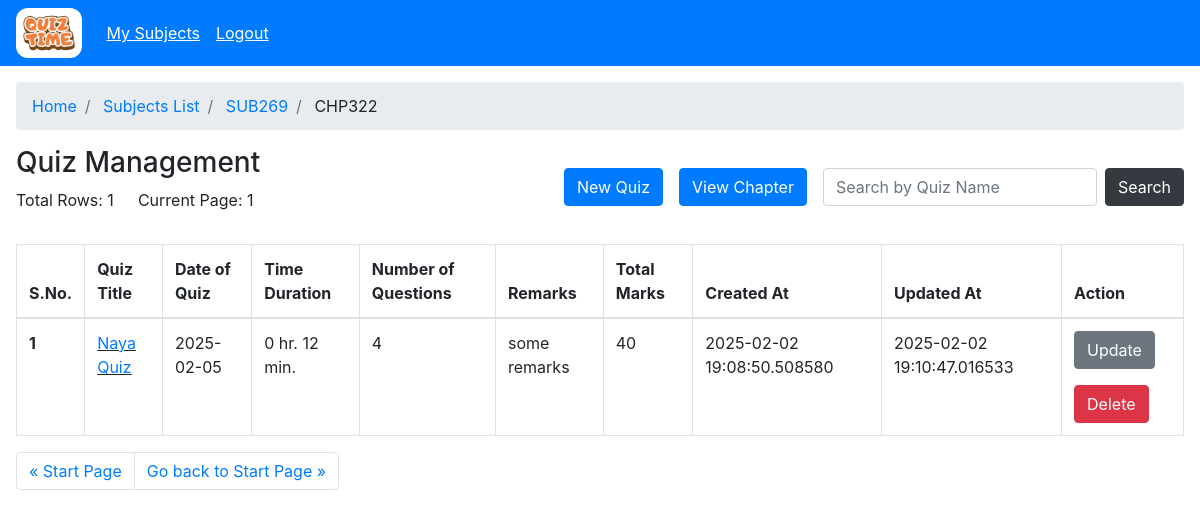
The app's page /admin/subject/chapter/view?sub_id=f1d6d388-4c0f-46a3-8036-060166cfd0fc&skip=0&take=25&chap_id=8249c6fd-31b0-445f-8bd9-0a77f9adf799 (signed in) with its own data.
### models/model.py (models this page shows)
class Subject(db.Model):
    __tablename__='subjects'
    id=db.Column(db.VARCHAR(100), primary_key=True)
    name=db.Column(db.VARCHAR(100), nullable=False)
    description=db.Column(db.VARCHAR(100), nullable=False)
    created_at=db.Column(db.TIMESTAMP, nullable=False)
    updated_at=db.Column(db.TIMESTAMP, nullable=False)
    code=db.Column(db.VARCHAR(100), nullable=False)

class Chapter(db.Model):
    __tablename__='chapters'
    id=db.Column(db.VARCHAR(100), primary_key=True)
    name=db.Column(db.VARCHAR(100), nullable=False)
    description=db.Column(db.VARCHAR(100), nullable=False)
    subject_id=db.Column(db.VARCHAR(100), db.ForeignKey('subjects.id'), nullable=False)
    created_at = db.Column(db.TIMESTAMP, nullable=False)
    updated_at = db.Column(db.TIMESTAMP, nullable=False)
    chapter_number=db.Column(db.Integer, nullable=False)
    code=db.Column(db.VARCHAR(100), nullable=False)
    pages=db.Column(db.Integer, nullable=False)

class Quiz(db.Model):
    __tablename__='quiz'
    id=db.Column(db.VARCHAR(100), primary_key=True)
    quiz_title=db.Column(db.VARCHAR(100), nullable=False)
    chapter_id=db.Column(db.VARCHAR(100), db.ForeignKey('chapters.id'), nullable=False)
    chapter_code=db.Column(db.VARCHAR(100), db.ForeignKey('chapters.code'), nullable=False)
    date_of_quiz=db.Column(db.DATE, nullable=False)
    time_duration_hr=db.Column(db.Integer, nullable=False)
    time_duration_min=db.Column(db.Integer, nullable=False)
    remarks=db.Column(db.VARCHAR(100), nullable=False)
    created_at=db.Column(db.TIMESTAMP, nullable=False)
    updated_at=db.Column(db.TIMESTAMP, nullable=False)
    number_of_questions=db.Column(db.Integer, nullable=False)
    user_id=db.Column(db.VARCHAR(100), db.ForeignKey('users.id'), nullable=True)
    total_marks=db.Column(db.Integer, nullable=False)

### controllers/admin/admin_subject.py (the view)
@subject.route("/chapter/view")
@login_required
@role_required("admin")
def view_chapter():
    skip = int(request.args.get('skip', 0))
    take = int(request.args.get('take', 25))
    where = request.args.get('where', '{}')
    sub_id = request.args.get("sub_id", "")
    chap_id = request.args.get("chap_id", "")
    if not sub_id:
        return flash_and_redirect("Subject is required", "danger", url_for("subject.admin_subject"))
    if not chap_id:
        return flash_and_redirect("Chapter is required", "danger", url_for("subject.view_subject", sub_id=sub_id))
    try:
        sub = Subject.query.get_or_404(sub_id)
        chap = Chapter.query.get_or_404(chap_id)
        where = json.loads(where) if where else {}
        quizzes = Quiz.query.filter_by(chapter_id=chap_id, **where).order_by(desc(Quiz.created_at)).limit(take).offset(skip).all()
        total_rows = Quiz.query.filter_by(chapter_id=chap_id).count()
        return render_template("admin/chapter/admin_single_chapter.html", sub=sub, chap=chap, rows=quizzes, skip=skip, take=take, total_rows=total_rows)
    except Exception as e:
        return flash_and_redirect(f"An error occurred: {e}", "danger", url_for("subject.view_subject", sub_id=sub_id))

### app.py (called while the page is built)
    @login_manager.user_loader
    def load_user(user_id):
        return User.query.get(user_id)

### controllers/decorator.py (called while the page is built)
def role_required(role):
    def decorator(func):
        @wraps(func)
        def wrapper(*args, **kwargs):
            if not current_user.is_authenticated:
                return redirect(url_for("auth.login"))
            if current_user.user_type != role and session.get("user_type") != role:
                if current_user.user_type == "admin":
                    return redirect(url_for("admin.admin_home"))
                return redirect(url_for("user.user_home"))
            return func(*args, **kwargs)
        return wrapper
    return decorator

### templates/admin/chapter/admin_single_chapter.html (shortened to what this page needs)
{% extends "base.html" %}{% block title %}View Chapter{% endblock %} {% block
content %}{% include "admin/admin_wrapper.html" %}
<section class="p-3">
  <nav aria-label="breadcrumb">
    <ol class="breadcrumb">
      <li class="breadcrumb-item"><a href="/admin">Home</a></li>
      <li class="breadcrumb-item">
        <a href="/admin/subject/?skip=0&take=25">Subjects List</a>
      </li>
      <li class="breadcrumb-item" aria-current="page">
        <a href="/admin/subject/view?sub_id={{ sub.id }}&take=25&skip=0"
          >{% if sub %}{{ sub.code }}{% endif %}
        </a>
      </li>
      <li class="breadcrumb-item">
        {% if chap %}{{ chap.code }}{% endif %}
      </li>
    </ol>
  </nav>
  <div class="d-flex mt-3 flex-wrap justify-content-between">
    <div>
      <h3>Quiz Management</h3>
      <div class="d-flex align-items-center">
        <p class="mr-4">Total Rows: {{ total_rows }}</p>
        <p>
          Current Page: {% if skip and take %} {{ ((skip|int)/take)+1 }} {% else
          %}1{% endif %}
        </p>
      </div>
    </div>
    <div class="form-inline my-2 my-lg-0">
      <div class="d-flex">
        <button type="button" class="btn btn-primary mr-3">
          <a
            class="text-white"
            href="/admin/subject/chapter/quiz/new?sub_id={{ sub.id }}&chap_id={{ chap.id }}"
            >New Quiz</a
          >
        </button>
        <button
          type="button"
          class="btn btn-primary mr-3"
          data-toggle="modal"
          data-target="#exampleModalScrollable"
        >
          View Chapter
        </button>
      </div>
      <div class="d-flex mt-2 mt-sm-0 justify-content-between">
        <input
          class="form-control mr-2"
          type="search"
          id="quizInput"
          placeholder="Search by Quiz Name"
          aria-label="Search"
        />
        <button
          class="btn btn-dark"
          onclick="searchByQuiz('{{skip}}', '{{take}}', '{{ chap.id }}' , '{{ sub.id }}')"
        >
          <a>Search</a>
        </button>
      </div>
    </div>
  </div>
  <section class="mt-3">
    <div class="table-responsive">
      <table class="table table-bordered table-hover">
        <thead>
          <tr>
            <th scope="col">S.No.</th>
            <th scope="col">Quiz Title</th>
            <th scope="col">Date of Quiz</th>
            <th scope="col">Time Duration</th>
            <th scope="col">Number of Questions</th>
            <th scope="col">Remarks</th>
            <th scope="col">Total Marks</th>
            <th scope="col">Created At</th>
            <th scope="col">Updated At</th>
            <th scope="col">Action</th>
          </tr>
        </thead>
        <tbody>
          {% for quiz in rows %}
          <tr class="pointer">
            <th scope="row">{{ loop.index+skip }}</th>
            <td class="link">
              <a
                href="/admin/subject/chapter/quiz/view?quiz_id={{ quiz.id }}&sub_id={{ sub.id }}&chap_id={{ chap.id }}"
                >{{ quiz.quiz_title }}</a
              >
            </td>
            <td>{{ quiz.date_of_quiz }}</td>
            <td>
              {{ quiz.time_duration_hr }} hr. {{ quiz.time_duration_min }} min.
            </td>
            <td>{{ quiz.number_of_questions }}</td>
            <td>{{ quiz.remarks }}</td>
            <td>{{ quiz.total_marks }}</td>
            <td>{{ quiz.created_at }}</td>
            <td>{{ quiz.updated_at }}</td>
            <td>
              <button
                onclick="window.location.href='/admin/subject/chapter/quiz/update?quiz_id={{ quiz.id }}&chap_id={{ chap.id }}&sub_id={{ sub.id }}'"
                type="button"
                class="btn btn-secondary mr-3 mb-3"
              >
                Update
              </button>
              <form
                method="post"
                action="/admin/subject/chapter/quiz/delete?sub_id={{ sub.id }}&chap_id={{ chap.id }}&quiz_id={{ quiz.id }}"
                onsubmit="return confirm('Are you sure you wish to delete the quiz with {{sub.code}}?, !! This will delete all questions associated with it !!');"
              >
                <input type="submit" class="btn btn-danger" value="Delete" />
              </form>
            </td>
          </tr>
          {% endfor %}
        </tbody>
      </table>
      <nav aria-label="Page navigation example">
        <ul class="pagination">
          <li class="page-item">
            <a
              class="page-link"
              href="/admin/subject/chapter/view?chap_id={{ chap.id }}&sub_id={{ sub.id }}&skip={{ (skip - take) if skip > 0 else 0 }}&take={{ take }}"
              aria-label="Previous"
            >
              <span aria-hidden="true">&laquo;</span>
              <span
                >{% if skip > 0 %}Previous{% else %}Start Page{% endif %}</span
              >
            </a>
          </li>
          <li class="page-item">
            <a
              class="page-link"
              href="/admin/subject/chapter/view?chap_id={{ chap.id }}&sub_id={{ sub.id }}&skip={{ ( ((skip//take)+1)*take if ((skip|int+take) < total_rows) else None  ) if ((skip|int+take) < total_rows) else 0 }}&take={{ take }}"
              aria-label="Next"
            >
              <span
                >{% if ((skip|int + take) < total_rows) %}Next{% else %}Go back
                to Start Page{% endif %}</span
              >
              <span aria-hidden="true">&raquo;</span>
            </a>
          </li>
        </ul>
      </nav>
    </div>
  </section>
</section>
{% endblock %}

### templates/base.html (shortened to what this page needs)
<!DOCTYPE html>
<html lang="en">
  <head>
    <link rel="stylesheet" href="/static/css/style.css" />
    <link
      rel="stylesheet"
      href="https://cdn.jsdelivr.net/npm/bootstrap@4.3.1/dist/css/bootstrap.min.css"
    />
  </head>
  <body>
    {% block content %} {% endblock %}
  </body>
</html>

### templates/admin/admin_wrapper.html (shortened to what this page needs)
<nav class="navbar navbar-expand-lg navbar-dark bg-primary">
  <a href="/admin">
    <img
      alt="logo"
      src="/static/images/logo.png"
      class="adminLogo navbar-brand"
    />
  </a>
  <div class="collapse navbar-collapse" id="navbarSupportedContent">
    <ul class="navbar-nav mr-auto">
      <li class="nav-item">
        <a class="anchor nav-link" href="/admin/subject?skip=0&take=25"
          >My Subjects</a
        >
      </li>
      <li class="nav-item">
        <a class="anchor nav-link" href="/auth/logout">Logout</a>
      </li>
    </ul>
  </div>
</nav>

### static/css/style.css (style rules this page uses)
.adminLogo { height: 50px; background-color: white !important; border-radius: 12px; padding: 6px; }
.pointer { cursor: pointer; }
.anchor { color: white !important; text-decoration: underline !important; }
.link { text-decoration: underline !important; }

### records on screen
Subject: code "SUB269"
Chapter: code "CHP322"
Quiz: quiz_title "Naya Quiz", date_of_quiz "2025-02-05", time_duration_hr "0", time_duration_min "12", number_of_questions "4", remarks "some remarks", total_marks "40", created_at "2025-02-02 19:08:50.508580", updated_at "2025-02-02 19:10:47.016533"

### other values on screen
{{ total_rows }} "1"
